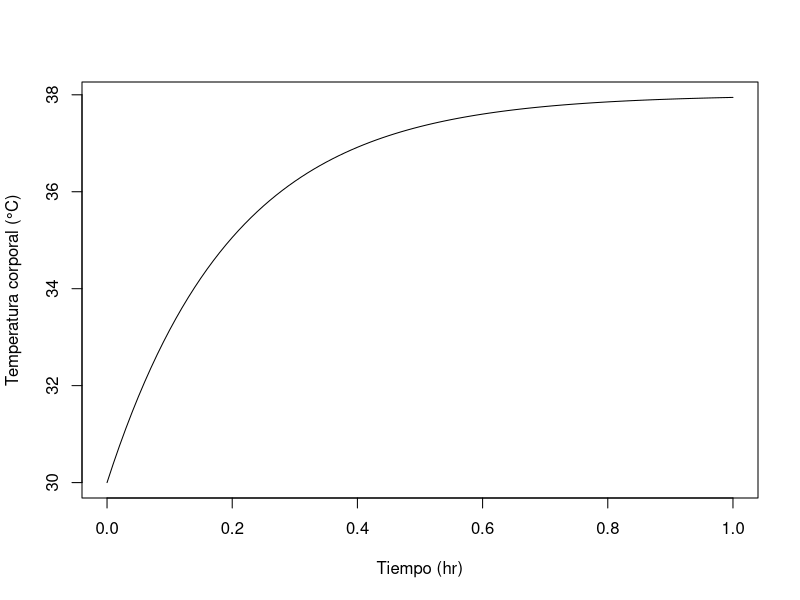
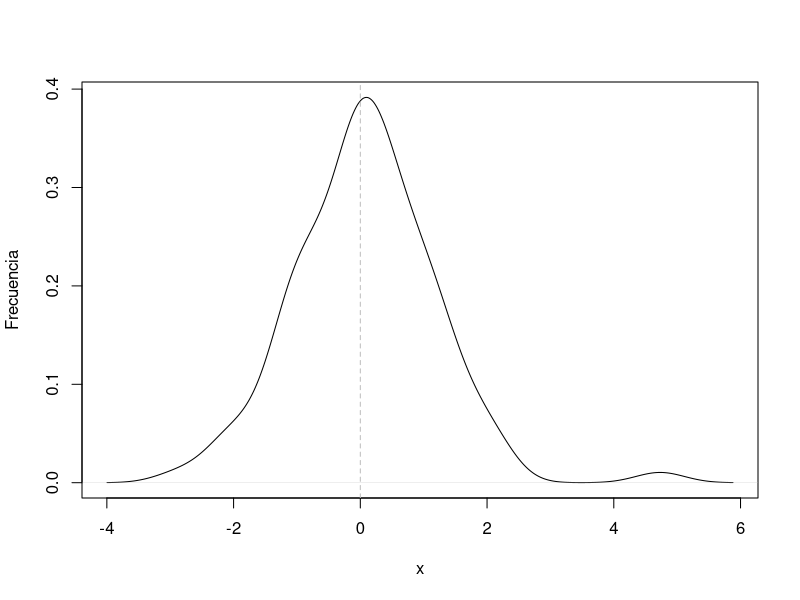
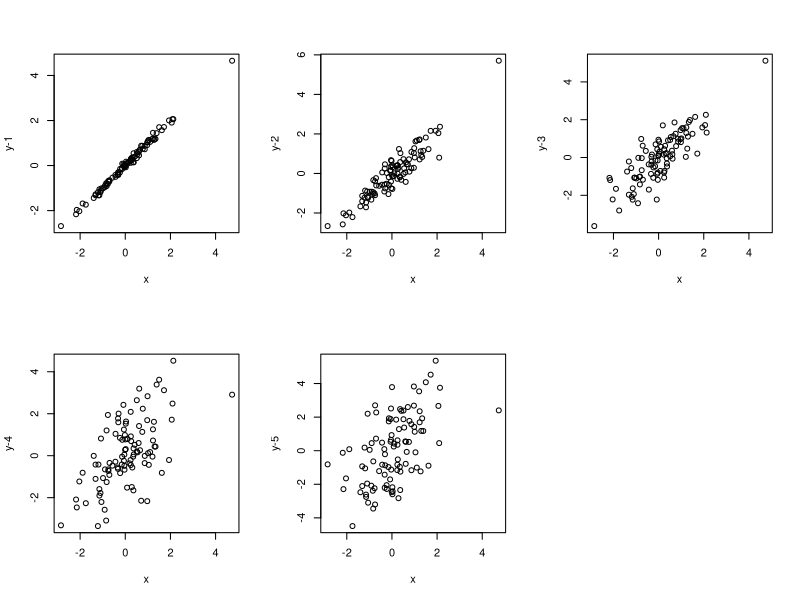
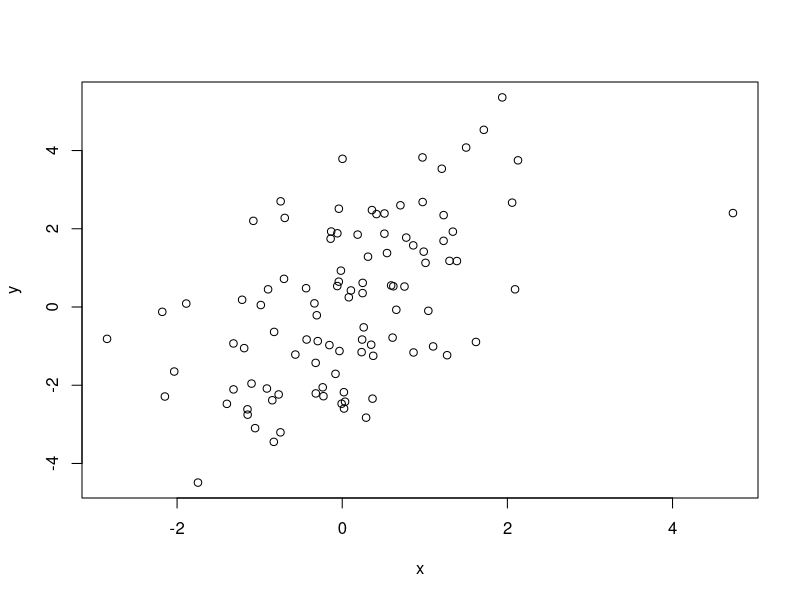

The R source for these figures, in order:
a = 18; h = 50; q = 1000; w = 10; c = 30

curve(q/h + a+ exp(-h *x/w)*(-q/h-a+c), 0, 1,
      xlab = "Tiempo (hr)", ylab = "Temperatura corporal (°C)")

x <- rnorm(100)

y <- list()

sds <- seq(0.1, 1.5, len = 5)

for(i in seq_along(sds)){
  y[[i]] <- x + rnorm(100, sd = sds[i])
}

pdf("Frecuencia.pdf", width = 5, height = 4.5)
par(mfrow = c(1,1))
density(x) |> plot(, xlab = "x", ylab = "Frecuencia", main = "")
abline(v = 0, lty = 2, col = "grey")
dev.off()

pdf("Correlacion.pdf", width = 9, height = 6.5)
par(mfrow=c(2, 3))
for(i in seq_along(y))plot(x, y[[i]], ylab = paste0("y-", i))
dev.off()

pdf("Dispersión.pdf", width = 4.5, height = 5)
plot(x, y[[i]], xlab = "x", ylab = "y")
dev.off()
